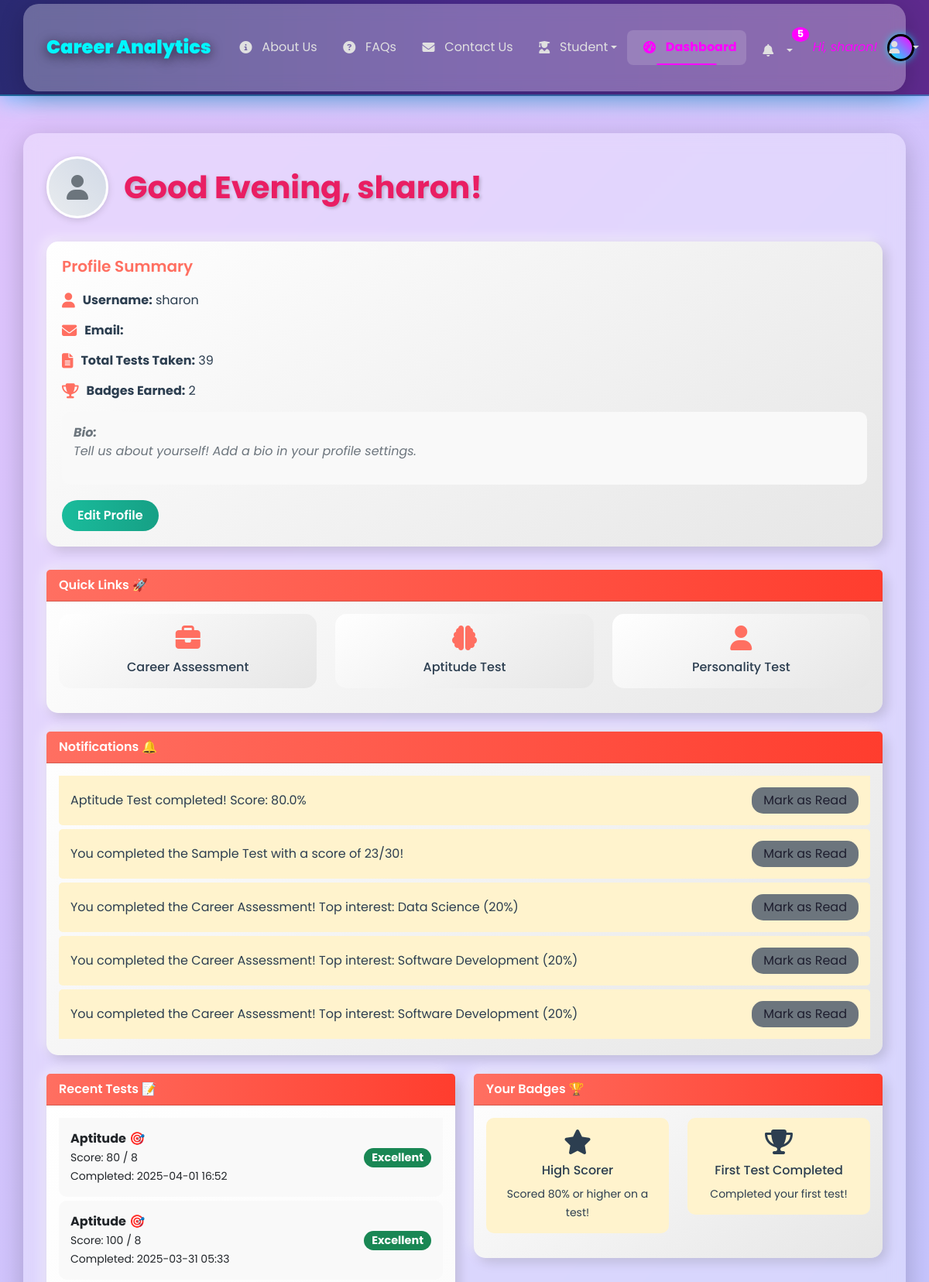
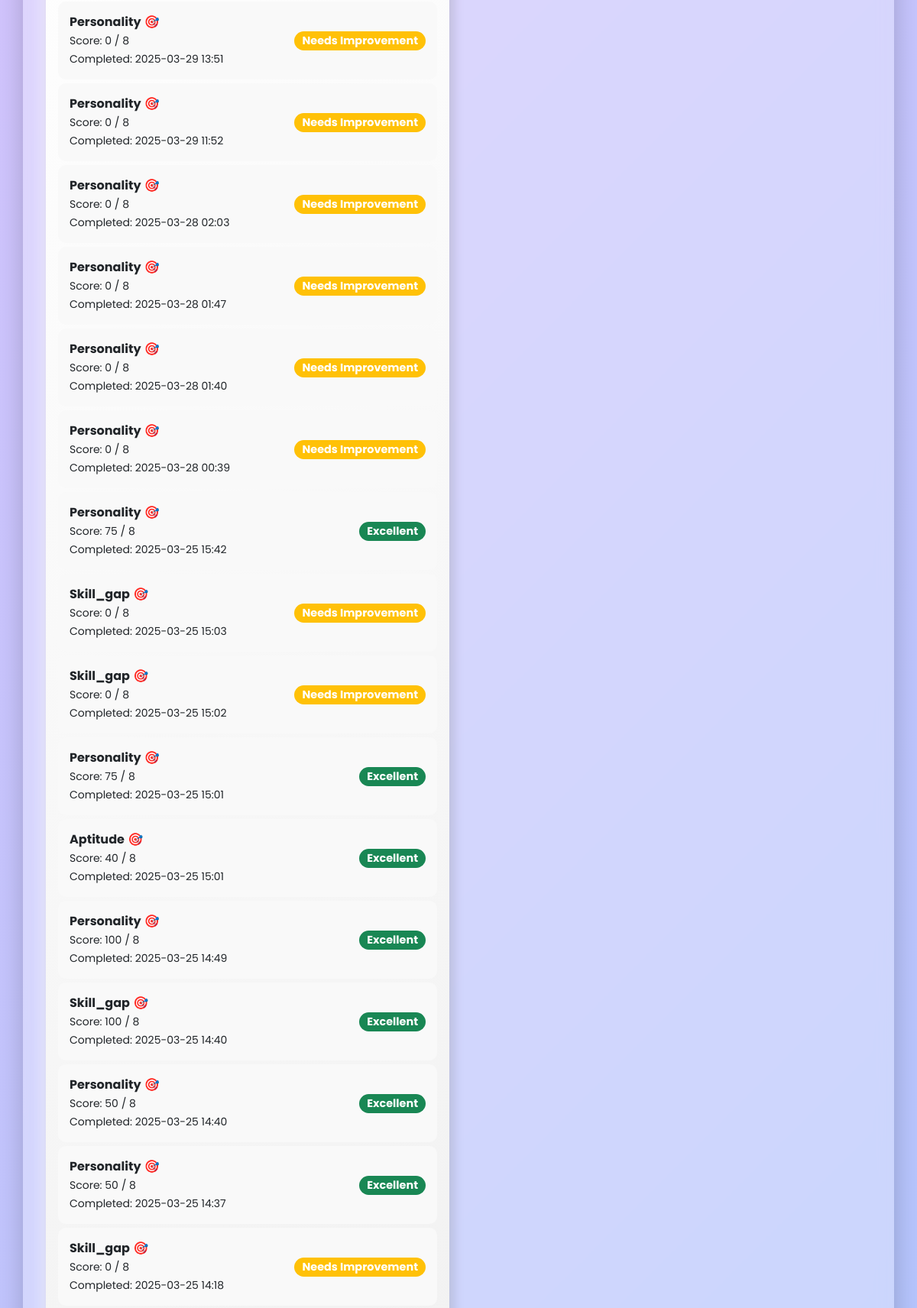
Page /dashboard (signed in, upper part) on the committed database (2 pictures, top to bottom).
### app.py (models this page shows)
class User(UserMixin, db.Model):
    id = db.Column(db.Integer, primary_key=True)
    username = db.Column(db.String(150), unique=True, nullable=False)
    password = db.Column(db.String(150), nullable=False)
    email = db.Column(db.String(150), unique=True, nullable=True)
    animations_enabled = db.Column(db.Boolean, default=True, nullable=False)
    tests = db.relationship('TestResult', backref='user', lazy=True)
    badges = db.relationship('Badge', backref='user', lazy=True)
    notifications = db.relationship('Notification', backref='user', lazy=True)

class Notification(db.Model):
    id = db.Column(db.Integer, primary_key=True)
    user_id = db.Column(db.Integer, db.ForeignKey('user.id'), nullable=False)
    message = db.Column(db.String(200), nullable=False)
    type = db.Column(db.String(50), nullable=False)
    is_read = db.Column(db.Boolean, default=False)
    date = db.Column(db.DateTime, default=lambda: datetime.now(timezone.utc))

class TestResult(db.Model):
    id = db.Column(db.Integer, primary_key=True)
    user_id = db.Column(db.Integer, db.ForeignKey('user.id'), nullable=False)
    test_type = db.Column(db.String(50), nullable=False)
    score = db.Column(db.Float, nullable=False)
    time_spent = db.Column(db.Integer, nullable=True)
    details = db.Column(db.Text, nullable=True)
    completed_at = db.Column(db.DateTime, default=lambda: datetime.now(timezone.utc))

class Badge(db.Model):
    id = db.Column(db.Integer, primary_key=True)
    user_id = db.Column(db.Integer, db.ForeignKey('user.id'), nullable=False)
    name = db.Column(db.String(100), nullable=False)
    description = db.Column(db.String(200), nullable=False)
    icon = db.Column(db.String(50), nullable=False)
    date_earned = db.Column(db.DateTime, default=lambda: datetime.now(timezone.utc))

### app.py (the view)
@app.route('/dashboard')
@login_required
def dashboard():
    tests = TestResult.query.filter_by(user_id=current_user.id).order_by(TestResult.completed_at.desc()).all()
    badges = Badge.query.filter_by(user_id=current_user.id).order_by(Badge.date_earned.desc()).limit(5).all()
    notifications = Notification.query.filter_by(user_id=current_user.id, is_read=False).order_by(Notification.date.desc()).limit(5).all()
    completed_tests = session.get('completed_tests', [t.test_type for t in tests])
    test_results = session.get('test_results', {})
    for test in tests:
        if test.test_type not in test_results:
            test_results[test.test_type] = {'score': test.score}
    session['test_results'] = test_results
    test_labels = [test.completed_at.strftime('%Y-%m-%d') for test in tests]
    test_scores = [test.score for test in tests]
    recent_tests = [t for t in tests if t.test_type in ['aptitude', 'personality', 'skill_gap']]
    max_score = 10  # Adjust based on your scoring system
    recommendation = "Take more tests to improve your skills!" if len(recent_tests) < 3 else "Great job! Consider exploring career matches."
    return render_template('dashboard.html',
                          user=current_user,
                          tests=tests,
                          recent_tests=recent_tests,
                          badges=badges,
                          notifications=notifications,
                          completed_tests=completed_tests,
                          test_results=test_results,
                          test_labels=test_labels,
                          test_scores=test_scores,
                          max_score=max_score,
                          recommendation=recommendation,
                          active_page='dashboard')

### templates/dashboard.html (shortened to what this page needs)
{% extends "base.html" %}
{% block content %}
<div class="container mt-5 mb-5">
    <div class="dashboard-header-section">
        <a href="{{ url_for('profile') }}" class="user-avatar">
            {% if user.profile_image and user.profile_image != 'images/default_profile.jpg' %}
                <img src="{{ url_for('static', filename=user.profile_image) }}" alt="{{ user.username }}'s Profile Image">
            {% else %}
                <i class="fas fa-user"></i>
            {% endif %}
        </a>
        <h1 class="dashboard-header" id="greeting">Welcome, {{ user.username }}! 👋</h1>
    </div>
    <div class="profile-summary">
        <h5>Profile Summary</h5>
        <div class="summary-item">
            <i class="fas fa-user"></i>
            <span><strong>Username:</strong> {{ user.username }}</span>
        </div>
        <div class="summary-item">
            <i class="fas fa-envelope"></i>
            <span><strong>Email:</strong> {{ user.email }}</span>
        </div>
        <div class="summary-item">
            <i class="fas fa-file-alt"></i>
            <span><strong>Total Tests Taken:</strong> {{ recent_tests|length }}</span>
        </div>
        <div class="summary-item">
            <i class="fas fa-trophy"></i>
            <span><strong>Badges Earned:</strong> {{ badges|length }}</span>
        </div>
        <div class="bio">
            <strong>Bio:</strong>
            {% if user.bio and user.bio.strip() %}
                <p>{{ user.bio }}</p>
            {% else %}
                <p class="text-muted">Tell us about yourself! Add a bio in your profile settings.</p>
            {% endif %}
        </div>
        <a href="{{ url_for('profile') }}" class="btn btn-edit-profile">Edit Profile</a>
    </div>
    <div class="card mb-4">
        <div class="card-header">Quick Links 🚀</div>
        <div class="card-body">
            <div class="row">
                <div class="col-md-4 mb-3">
                    <div class="quick-link-card">
                        <i class="fas fa-briefcase"></i>
                        <div><a href="{{ url_for('career_assessment') }}">Career Assessment</a></div>
                    </div>
                </div>
                <div class="col-md-4 mb-3">
                    <div class="quick-link-card">
                        <i class="fas fa-brain"></i>
                        <div><a href="{{ url_for('test', type='aptitude') }}">Aptitude Test</a></div>
                    </div>
                </div>
                <div class="col-md-4 mb-3">
                    <div class="quick-link-card">
                        <i class="fas fa-user"></i>
                        <div><a href="{{ url_for('test', type='personality') }}">Personality Test</a></div>
                    </div>
                </div>
            </div>
        </div>
    </div>
    {% if notifications %}
        <div class="card mb-4">
            <div class="card-header">Notifications 🔔</div>
            <div class="card-body">
                <ul class="list-group list-group-flush">
                    {% for notification in notifications %}
                        <li class="list-group-item notification-item d-flex justify-content-between align-items-center" data-notification-id="{{ notification.id }}">
                            <span>{{ notification.message }}</span>
                            <button class="btn btn-mark-read mark-read" data-id="{{ notification.id }}">Mark as Read</button>
                        </li>
                    {% endfor %}
                </ul>
            </div>
        </div>
    {% endif %}
    <div class="row">
        <div class="col-md-6 mb-4">
            <div class="card" data-bs-toggle="tooltip" data-bs-placement="top" title="Take tests to track your progress!">
                <div class="card-header">Recent Tests 📝</div>
                <div class="card-body">
                    {% if recent_tests %}
                        <ul class="list-group list-group-flush">
                            {% for test in recent_tests %}
                                <li class="list-group-item">
                                    <div>
                                        <strong>{{ test.test_type | capitalize }}</strong> 🎯<br>
                                        <small>Score: {{ test.score }} / {{ 9 if test.test_type == 'sample' else 8 }}</small><br>
                                        <small>Completed: {{ test.completed_at.strftime('%Y-%m-%d %H:%M') }}</small>
                                    </div>
                                    <span class="badge score-badge bg-{{ 'success' if test.score >= 6 else 'warning' }} rounded-pill">
                                        {{ 'Excellent' if test.score >= 6 else 'Needs Improvement' }}
                                    </span>
                                </li>
                            {% endfor %}
                        </ul>
                    {% else %}
                        <p>No tests taken yet. Start your journey now! 🚀</p>
                        <a href="{{ url_for('test', type='sample') }}" class="btn btn-take-test">Take a Test</a>
                    {% endif %}
                </div>
            </div>
        </div>
        <div class="col-md-6 mb-4">
            <div class="card" data-bs-toggle="tooltip" data-bs-placement="top" title="Earn badges by completing tests and achieving milestones!">
                <div class="card-header">Your Badges 🏆</div>
                <div class="card-body">
                    {% if badges %}
                        <div class="row">
                            {% for badge in badges %}
                                <div class="col-6 mb-3">
                                    <div class="badge-item text-center">
                                        <i class="{{ badge.icon }} fa-2x"></i>
                                        <h6 class="mt-2">{{ badge.name }}</h6>
                                        <small>{{ badge.description }}</small>
                                    </div>
                                </div>
                            {% endfor %}
                        </div>
                    {% else %}
                        <p>No badges earned yet. Keep taking tests to earn some! 🌟</p>
                    {% endif %}
                </div>
            </div>
        </div>
    </div>
</div>
{% endblock %}

### templates/base.html (shortened to what this page needs)
<!DOCTYPE html>
<html lang="en">
<head>
    <link href="https://cdn.jsdelivr.net/npm/bootstrap@5.3.0/dist/css/bootstrap.min.css" rel="stylesheet">
    <link rel="stylesheet" href="{{ url_for('static', filename='css/main.css') }}">
    <link rel="stylesheet" href="https://cdnjs.cloudflare.com/ajax/libs/font-awesome/6.6.0/css/all.min.css">
    <link rel="stylesheet" href="https://cdn.jsdelivr.net/npm/bootstrap-icons@1.10.5/font/bootstrap-icons.css">
    <link rel="stylesheet" href="{{ url_for('static', filename='css/style.css') }}">
    <link rel="stylesheet" href="{{ url_for('static', filename='css/personality.css') }}">
</head>
<body class="{% if active_page == 'dashboard' %}dashboard-page{% endif %}">
    <nav class="navbar custom-navbar navbar-expand-lg navbar-dark fixed-top">
        <div class="container">
            <div class="navbar-brand-container">
                <a class="navbar-brand {% if active_page == 'index' %}active{% endif %}" href="{{ url_for('index') }}">Career Analytics</a>
            </div>
            <div class="collapse navbar-collapse" id="navbarNav">
                <ul class="navbar-nav ms-auto align-items-center">
                    <li class="nav-item">
                        <a class="nav-link {% if active_page == 'about' %}active{% endif %}" href="{{ url_for('about') }}"><i class="fas fa-info-circle"></i> About Us</a>
                    </li>
                    <li class="nav-item">
                        <a class="nav-link {% if active_page == 'faq' %}active{% endif %}" href="{{ url_for('faq') }}"><i class="fas fa-question-circle"></i> FAQs</a>
                    </li>
                    <li class="nav-item">
                        <a class="nav-link {% if active_page == 'contact' %}active{% endif %}" href="{{ url_for('contact') }}"><i class="fas fa-envelope"></i> Contact Us</a>
                    </li>
                    <li class="nav-item dropdown">
                        <a class="nav-link dropdown-toggle {% if active_page == 'student' %}active{% endif %}" href="#" id="studentDropdown" role="button"
                           data-bs-toggle="dropdown" aria-expanded="false">
                           <i class="fas fa-user-graduate"></i> Student
                        </a>
                    </li>
                    {% if current_user.is_authenticated %}
                        <li class="nav-item">
                            <a class="nav-link {% if active_page == 'dashboard' %}active{% endif %}" href="{{ url_for('dashboard') }}"><i class="fas fa-tachometer-alt"></i> Dashboard</a>
                        </li>
                        <li class="nav-item dropdown">
                            <a class="nav-link notification-bell dropdown-toggle" href="#" id="notificationDropdown" role="button"
                               data-bs-toggle="dropdown" aria-expanded="false">
                                <i class="fas fa-bell"></i>
                                {% set unread_count = notifications|selectattr('is_read', 'equalto', False)|list|length %}
                                {% if unread_count > 0 %}
                                    <span class="badge">{{ unread_count }}</span>
                                {% endif %}
                            </a>
                        </li>
                    {% endif %}
                    {% if current_user.is_authenticated %}
                        <li class="nav-item user-greeting">
                            <span class="nav-link">Hi, {{ current_user.username }}!</span>
                        </li>
                    {% endif %}
                    <li class="nav-item dropdown">
                        <a class="nav-link profile-icon dropdown-toggle" href="#" id="profileDropdown" role="button"
                           data-bs-toggle="dropdown" aria-expanded="false">
                            {% if current_user.is_authenticated and current_user.profile_image and current_user.profile_image != 'images/default_profile.jpg' %}
                                <img src="{{ url_for('static', filename=current_user.profile_image) }}" alt="Profile Image">
                            {% else %}
                                <i class="fas fa-user"></i>
                            {% endif %}
                        </a>
                    </li>
                </ul>
            </div>
        </div>
    </nav>
    {% block content %}{% endblock %}
</body>
</html>

### rows in the picture
User: username "sharon"
Notification: message "Aptitude Test completed! Score: 80.0%"
Notification: message "You completed the Sample Test with a score of 23/30!"
Notification: message "You completed the Career Assessment! Top interest: Data Science (20%)"
Notification: message "You completed the Career Assessment! Top interest: Software Development (20%)"
Notification: message "You completed the Career Assessment! Top interest: Software Development (20%)"
TestResult: test_type "Aptitude", score "80", test_type "8", completed_at "2025-04-01 16:52", score "Excellent"
TestResult: test_type "Aptitude", score "100", test_type "8", completed_at "2025-03-31 05:33", score "Excellent"
TestResult: test_type "Personality", score "0", test_type "8", completed_at "2025-03-29 13:51", score "Needs Improvement"
TestResult: test_type "Personality", score "0", test_type "8", completed_at "2025-03-29 11:52", score "Needs Improvement"
TestResult: test_type "Personality", score "0", test_type "8", completed_at "2025-03-28 02:03", score "Needs Improvement"
TestResult: test_type "Personality", score "0", test_type "8", completed_at "2025-03-28 01:47", score "Needs Improvement"
TestResult: test_type "Personality", score "0", test_type "8", completed_at "2025-03-28 01:40", score "Needs Improvement"
TestResult: test_type "Personality", score "0", test_type "8", completed_at "2025-03-28 00:39", score "Needs Improvement"
TestResult: test_type "Personality", score "75", test_type "8", completed_at "2025-03-25 15:42", score "Excellent"
TestResult: test_type "Skill_gap", score "0", test_type "8", completed_at "2025-03-25 15:03", score "Needs Improvement"
TestResult: test_type "Skill_gap", score "0", test_type "8", completed_at "2025-03-25 15:02", score "Needs Improvement"
TestResult: test_type "Personality", score "75", test_type "8", completed_at "2025-03-25 15:01", score "Excellent"
TestResult: test_type "Aptitude", score "40", test_type "8", completed_at "2025-03-25 15:01", score "Excellent"
TestResult: test_type "Personality", score "100", test_type "8", completed_at "2025-03-25 14:49", score "Excellent"
TestResult: test_type "Skill_gap", score "100", test_type "8", completed_at "2025-03-25 14:40", score "Excellent"
TestResult: test_type "Personality", score "50", test_type "8", completed_at "2025-03-25 14:40", score "Excellent"
TestResult: test_type "Personality", score "50", test_type "8", completed_at "2025-03-25 14:37", score "Excellent"
TestResult: test_type "Skill_gap", score "0", test_type "8", completed_at "2025-03-25 14:18", score "Needs Improvement"
Badge: name "High Scorer", description "Scored 80% or higher on a test!"
Badge: name "First Test Completed", description "Completed your first test!"

### other values in the picture
{{ unread_count }} "5"
{{ recent_tests|length }} "39"
{{ badges|length }} "2"
